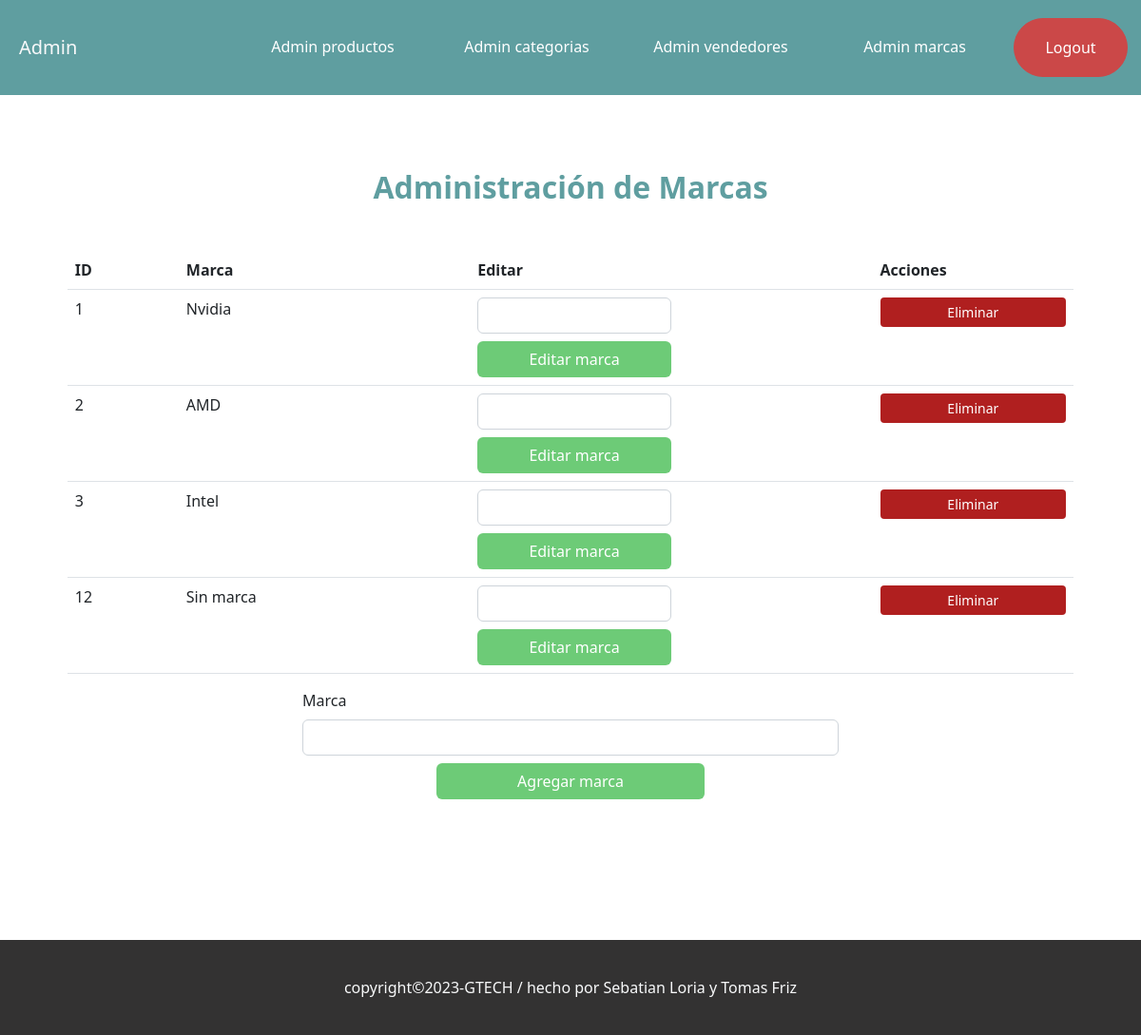
The page /admin/index.php?seccion=admin_marcas (signed in) on the database its author committed.
### tables this page shows
CREATE TABLE `marca` (
  `id` int(10) UNSIGNED NOT NULL,
  `marca` varchar(256) NOT NULL
);

### classes/Marcas.php (called while the page is built, shortened)
<?php
class Marcas {
    protected $id;
    protected $marca;
    public function obtener_marcas() : array{
        $conexion = Conexion::getConexion();
        $query = "SELECT * FROM marca";
        $PDOStatement = $conexion->prepare($query);
        $PDOStatement->execute();
        $PDOStatement->setFetchMode(PDO::FETCH_CLASS, self::class);
        $marcas = $PDOStatement->fetchAll();
        return $marcas;
    }
public function getId() {
    return $this->id;
}
public function getNombre() {
    return $this->marca;
}
}

### admin/views/admin_marcas.php (the view)
<?php
$marcas = (new Marcas())->obtener_marcas();
?>
<div class="row m-0">
    <div class="col">
        <h1 id="admin_titule" class="text-center mb-5 fw-bold">Administración de Marcas</h1>
        <div class="row m-0 mb-5 d-flex flex-column align-items-center">
            <table class="table">
                <thead>
                    <tr>
                        <th scope="col">ID</th>
                        <th scope="col">Marca</th>
                        <th scope="col" width="40%">Editar</th>
                        <th scope="col" width="20%">Acciones</th>
                    </tr>
                </thead>
                <tbody>
                    <?PHP foreach ($marcas as $marca) { ?>
                        <tr>
                            <td><?= $marca->getId() ?></td>
                            <td><?= $marca->getNombre()  ?></td>
                            <td>
                                <form class="col-6" action="actions/edit_marca_acc.php?id=<?= $marca->getId()  ?>" method="post">
                                    <input class="form-control" type="text" name="marca" id="marca">
                                    <button class="btn w-100 mt-2" type="submit">Editar marca</button>
                                </form>
                            </td>
                            <td>
                                <a href="actions/delete_marca_acc.php?id=<?= $marca->getId() ?>" role="button" class="d-block btn btn-sm ">Eliminar</a>
                            </td>
                        </tr>
                    <?PHP } ?>
                </tbody>
            </table>
            <form class="col-6" action="actions/add_marca_acc.php" method="post">
                <label class="form-label" for="marca">Marca</label>
                <input class="form-control" type="text" name="marca" id="marca">
                <button class="btn d-block m-auto mt-2" type="submit">Agregar marca</button>
            </form>
        </div>
    </div>
</div>

### estilos.css (style rules this page uses)
* { margin: 0; padding: 0; box-sizing: border-box; }
a { text-decoration: none; }
h1 { color: #333399; margin-right: 10px; font-size: 2rem; }
td a:first-of-type { background-color: #43ca51; color: white; }
td a:last-of-type { background-color: #b01f1f; color: white; }
div > div > .table + a, div > div > .table + form > .btn, div > div > .table > tbody > tr > td > form > .btn { background-color: #6dcb77; color: white; width: 50%; margin: auto; }
#admin_titule { color: cadetblue; margin: 30px 0; }
.table { width: 90%; }

### rows shown on the page
marca: id "1", marca "Nvidia"
marca: id "2", marca "AMD"
marca: id "3", marca "Intel"
marca: id "12", marca "Sin marca"
